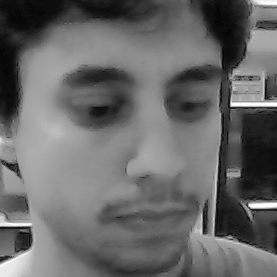
#> input picture cv_soft_system/database/rodrigo/0.pgm, 277 x 277 px, given in place of the camera
$ python create_person_database.py database/rodrigo/0.pgm
#> lines starting #> are read from the running program, lines starting #| are printed output that depends on the picture
import numpy as np
import cv2
import sys

database_path = '../databases/' + str(sys.argv[1]) + '/'
face_cascade = cv2.CascadeClassifier('xml/haarcascade_frontalface_default.xml')
count_faces = 0
cap = cv2.VideoCapture(0)

max_faces = 10

scale_fact = 1.0
while(count_faces < max_faces):
    key = cv2.waitKey(1);
#> (key q is pressed here)
    ret, frame = cap.read()
#> frame is the input picture: shape (277, 277, 3); min 0, max 255, mean 104.3
    imgGray = cv2.cvtColor(frame, cv2.COLOR_BGR2GRAY)
    imgGray = cv2.equalizeHist(imgGray)
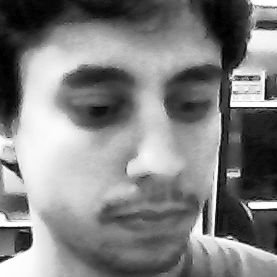
#> imgGray: shape (277, 277); min 0, max 255, mean 129.1
    faces = face_cascade.detectMultiScale(imgGray, 1.3, 5)
#> faces = ()

    for (x,y,w,h) in faces:
        if (len(faces) > 0):
          frame = cv2.rectangle(frame,(x,y),(x+w,y+h),(255,0,0),2)
          xinit = x-(w*(scale_fact-1))
          yinit = y-(h*(scale_fact-1))
          crop_img = imgGray[yinit:yinit+(h*scale_fact),xinit:xinit+(w*scale_fact)]
          cv2.imshow('teste', crop_img)
          if key & 0xFF == ord('w'):
              cv2.imwrite(database_path + str(count_faces)+'.pgm', crop_img)
              print("IMAGE SAVE: " + str(count_faces))
              count_faces = count_faces + 1;
#> this loop made 0 passes
#> after the loop, count_faces = 0

    cv2.imshow('img',frame)

    if key & 0xFF == ord('q'):
        break

cap.release()
cv2.destroyAllWindows()

$ run again, on cv_soft_system/database/rodrigo/2.pgm
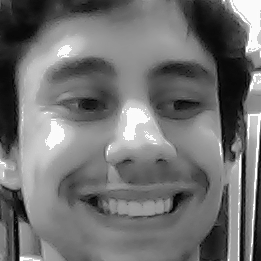
#> input picture cv_soft_system/database/rodrigo/2.pgm, 261 x 261 px, given in place of the camera
#> frame is the input picture: shape (261, 261, 3); min 0, max 255, mean 113.4
#> `imgGray = cv2.equalizeHist(imgGray)`:
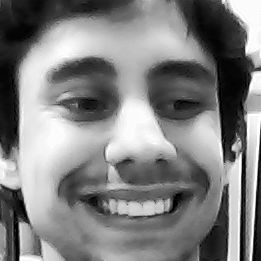
#> imgGray: shape (261, 261); min 0, max 255, mean 128.6
#> faces = ()
#> after the loop `for (x,y,w,h) in faces:`: count_faces = 0

$ run again, on cv_soft_system/database/rodrigo/3.pgm
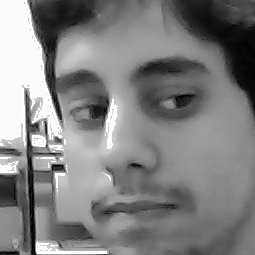
#> input picture cv_soft_system/database/rodrigo/3.pgm, 255 x 255 px, given in place of the camera
#> frame is the input picture: shape (255, 255, 3); min 0, max 255, mean 128.9
#> `imgGray = cv2.equalizeHist(imgGray)`:
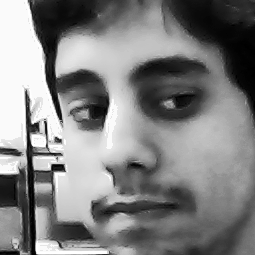
#> imgGray: shape (255, 255); min 0, max 255, mean 129.3
#> faces = ()
#> after the loop `for (x,y,w,h) in faces:`: count_faces = 0
